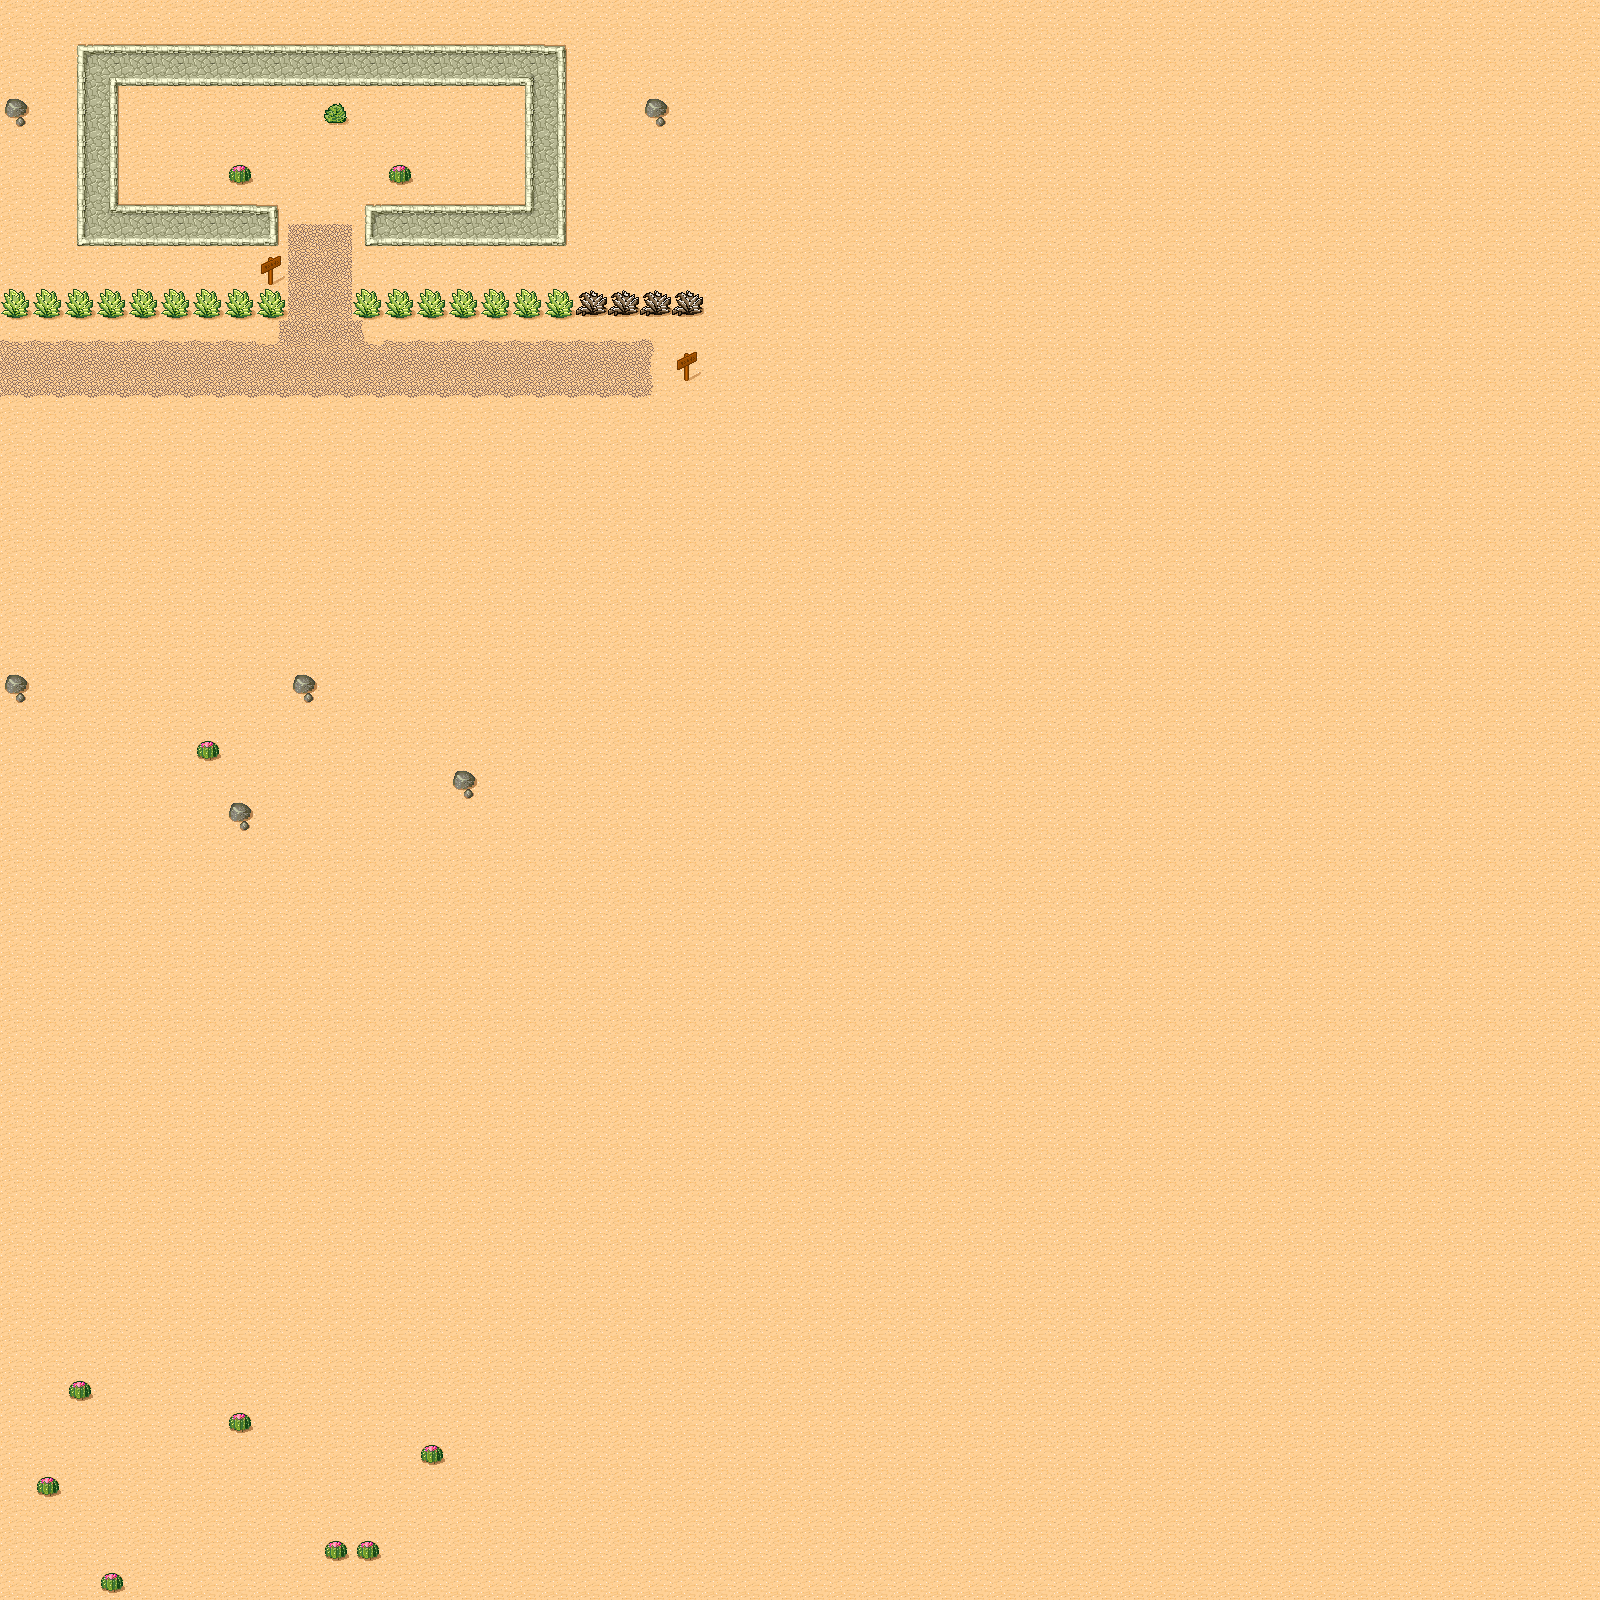

A level layout from a 2D game, rendered from its tile map. Below: a short description, then the map file with tile-grid data replaced by summaries:
An orthogonal 50x50 tile map with 32x32 px tiles, 1 tile layer (Background), 2 tilesets and 1 object (SpawnPoint).

<map version="1.0" orientation="orthogonal" width="50" height="50" tilewidth="32" tileheight="32">
 <tileset firstgid="1" name="tmw_desert_spacing" tilewidth="32" tileheight="32" spacing="1" margin="1">
  <image source="tmw_desert_spacing.png" width="265" height="199" />
 </tileset>
 <tileset firstgid="49" name="font2" tilewidth="32" tileheight="32">
  <image source="font2.png" width="128" height="128" />
 </tileset>
 <layer name="Background" width="50" height="50">
  <data>[2500 cells, 2500 non-empty, 27 distinct tile ids]</data>
 </layer>
 <objectgroup name="Objects" width="50" height="50" visible="0">
  <object name="SpawnPoint" x="191" y="369" />
 </objectgroup>
</map>
